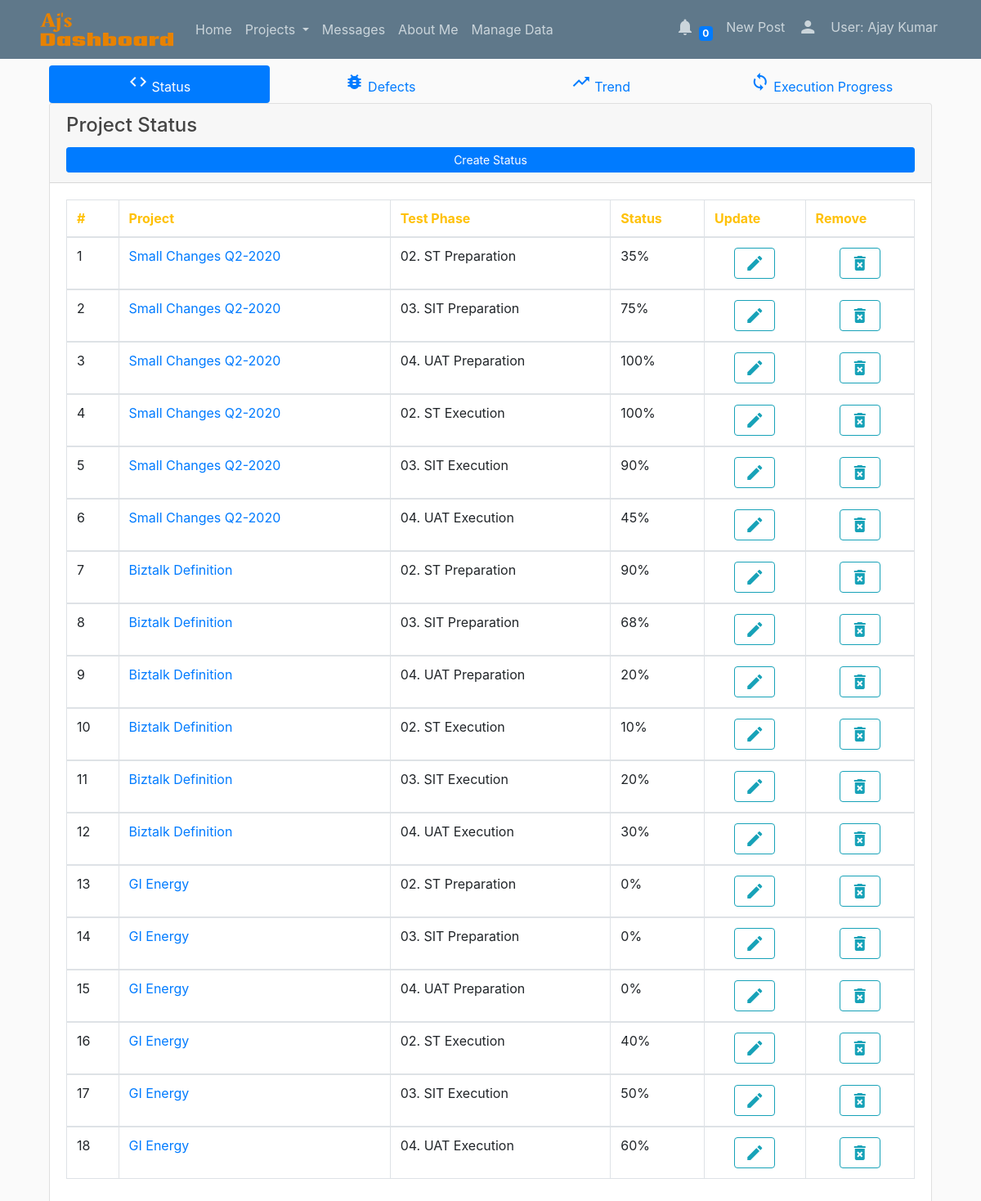
Screenshot of /managedata/ (signed in) with the database file from the repository.
### projectdata/models.py (models this page shows, shortened)
class Projectstatus(models.Model):
    project_name = models.ForeignKey(Project, on_delete=models.CASCADE)
    test_phase = models.ForeignKey(Testphase, on_delete=models.CASCADE)
    completion_status = models.IntegerField()
    text_comments = models.CharField(max_length=29)

class Project(models.Model):
    project_name = models.CharField(max_length=30)
    def __str__(self):
        return self.project_name

class Testphase(models.Model):
    test_phase = models.CharField(max_length=35, blank=False, null=False)
    def __str__(self):
        return self.test_phase

### managedata/views.py (the view)
def index(request):
    obj = Defect.objects.all().order_by('project_name')
    statusobj = Projectstatus.objects.all().order_by('project_name')
    trendobj = Trend.objects.all().order_by('project_name','execution_day')
    progressobj = Testexecution.objects.all()
    template = loader.get_template('managedata/index.html')
    context = {
       'obj': obj,
       'statusobj': statusobj,
       'trendobj': trendobj,
       'progressobj': progressobj
    }
    return HttpResponse(template.render(context, request))

### projectdata/models.py (called while the page is built)
    def __str__(self):
        return self.test_phase

### managedata/templates/managedata/index.html (shortened to what this page needs)
{% extends "blog/base.html" %}
{% block content %}
<div class="container">
    {% if user.is_authenticated %}
    <div class="col-lg-12 col-md-12">
         <div class="nav-tabs-navigation">
             <div class="nav-tabs-wrapper">
                 <ul class="nav nav-pills nav-justified">
                     <li class="nav-item">
                          <a class="nav-link active" href="#Testpreparation" data-toggle="tab">
                          <i class="material-icons">code</i> Status
                          </a>
                        </li>
                     <li class="nav-item">
                          <a class="nav-link" href="#defects" data-toggle="tab">
                            <i class="material-icons">bug_report</i> Defects
                          </a>
                     </li>
                     <li class="nav-item">
                          <a class="nav-link" href="#trend" data-toggle="tab">
                            <i class="material-icons">trending_up</i> Trend
                          </a>
                     </li>
                     <li class="nav-item">
                          <a class="nav-link" href="#progress" data-toggle="tab">
                            <i class="material-icons">sync</i> Execution Progress
                          </a>
                     </li>
                 </ul>
             </div>
         </div>
    </div>
                  <div class="tab-content">
                    <div class="tab-pane active" id="Testpreparation">
                        <div class="col-lg-12 col-md-12">
                            <div class="card">
                                <div class="card-header card-header-warning">
                                  <h4 class="card-title">Project Status</h4>
                                  <a class="btn btn-primary btn-sm btn-block" href="{% url 'create_status' %}">Create Status</a>
                                </div>
                            <div class="card-body table-responsive">
                            <table class="table table-bordered table-hover">
				            	<thead class="text-warning">
            						<th>#</th>
                                    <th>Project</th>
                                    <th>Test Phase</th>
                                    <th scope="col" class="d-none d-sm-table-cell">Status</th>
                                    <th>Update</th>
                                    <th>Remove</th>
                                </thead>
                                <tbody>
                                {% for  status in statusobj %}
                                    <tr>
                                        <td>{{ forloop.counter }} </td>
                                        <td><a class = "mr-2" href="#">{{status.project_name}} </a></td>
                                        <td>{{ status.test_phase}}</td>
                                        <td scope="col" class="d-none d-sm-table-cell">{{status.completion_status}}%</td>
                                        <td><center><a class="btn btn-outline-info" href="{% url 'update_status' status.id %}"><i class="material-icons">edit</i></a></center></td>
                                        <td><center> <a class="btn btn-outline-info" href="{% url 'delete_status' status.id %}"><i class="material-icons">delete_forever</i></a></center></td>
                                    </tr>
                                </tbody>
                                {% endfor %}
                            </table>
                            </div>
                         </div>
                        </div>
                    </div>
    {% endif %}
    </div>
{% endblock content %}

### blog/templates/blog/base.html (shortened to what this page needs)
{% load static %}
<html lang="en">
<head>
    <link rel="stylesheet" href="https://stackpath.bootstrapcdn.com/bootstrap/4.3.1/css/bootstrap.min.css">
    <link rel="stylesheet" type="text/css" href="{% static 'blog/main.css' %}">
    <link rel="stylesheet" href="https://maxcdn.bootstrapcdn.com/font-awesome/latest/css/font-awesome.min.css">
</head>
<body>
 <header class="site-header">
  <nav class="navbar navbar-expand-md navbar-dark bg-steel fixed-top">
    <div class="container">
      <a class="navbar-brand"  href="{% url 'home-page' %}">
         <img src= "{%  static 'projectdata/img/logo.png' %}">
      </a>
      <div class="collapse navbar-collapse" id="navbarToggle">
        <div class="navbar-nav mr-auto">
            {% if user.is_authenticated %}
              <a class="nav-item nav-link" href="{% url 'home-page' %}">Home</a>
              <li class="nav-item dropdown">
                <a class="nav-link dropdown-toggle" href="#" id="navbarDropdown" role="button" data-toggle="dropdown" aria-haspopup="true" aria-expanded="false">
                  Projects
                </a>
              </li>
              <a class="nav-item nav-link" href="{% url 'blog-home' %}">Messages</a>
              <a class="nav-item nav-link" href="{% url 'about-page' %}">About Me</a>
              <a class="nav-item nav-link" href="{% url 'index' %}">Manage Data</a>
            {% else %}
                <a class="nav-item nav-link" href="{% url 'home-page' %}">Home</a>
            {% endif %}
        </div>
        <div class="navbar-nav">
            {% if user.is_authenticated %}
                <li class="nav-item dropdown">
                    <a class="nav-link" href="#" id="navbarDropdownMenuLink" data-toggle="dropdown" aria-haspopup="true" aria-expanded="false">
                      <i class="material-icons">notifications</i>
                      <span class="badge badge-primary">{{len_ntf}}</span>
                    </a>
                  </li>
                <a class="nav-item nav-link" href="{% url 'post-create' %}">New Post</a>
                <li class="nav-item dropdown">
                   <a class="nav-link" href="javascript:;" id="navbarDropdownProfile" data-toggle="dropdown" aria-haspopup="true" aria-expanded="false">
                      <i class="material-icons">person</i>
                    </a>
              </li>
            <a class="nav-item nav-link" > User: {{user.first_name}}</a>
            {% else %}
              <a class="nav-item nav-link" href="{% url 'login' %}">Login</a>
              <a class="nav-item nav-link" href="{% url 'register' %}">Register</a>
            {% endif %}
        </div>
      </div>
    </div>
  </nav>
</header>
 <main role="main" class="container-fluid">
  <div class="row">
    <div class="col-md-12">
      {% block content %}{% endblock %}
    </div>
  </div>
</main>
</body>
</html>

### static/blog/main.css (style rules this page uses)
body { background: #fafafa; color: #333333; margin-top: 5rem; }
h1, h2, h3, h4, h5, h6 { color: #444444; }
ul { margin: 0; }
.bg-steel { background-color: #5f788a; }
.site-header .navbar-nav .nav-link { color: #cbd5db; }

### rows the page displays
Projectstatus: project_name "Small Changes Q2-2020", test_phase "02. ST Preparation", completion_status "35"
Projectstatus: project_name "Small Changes Q2-2020", test_phase "03. SIT Preparation", completion_status "75"
Projectstatus: project_name "Small Changes Q2-2020", test_phase "04. UAT Preparation", completion_status "100"
Projectstatus: project_name "Small Changes Q2-2020", test_phase "02. ST Execution", completion_status "100"
Projectstatus: project_name "Small Changes Q2-2020", test_phase "03. SIT Execution", completion_status "90"
Projectstatus: project_name "Small Changes Q2-2020", test_phase "04. UAT Execution", completion_status "45"
Projectstatus: project_name "Biztalk Definition", test_phase "02. ST Preparation", completion_status "90"
Projectstatus: project_name "Biztalk Definition", test_phase "03. SIT Preparation", completion_status "68"
Projectstatus: project_name "Biztalk Definition", test_phase "04. UAT Preparation", completion_status "20"
Projectstatus: project_name "Biztalk Definition", test_phase "02. ST Execution", completion_status "10"
Projectstatus: project_name "Biztalk Definition", test_phase "03. SIT Execution", completion_status "20"
Projectstatus: project_name "Biztalk Definition", test_phase "04. UAT Execution", completion_status "30"
Projectstatus: project_name "GI Energy", test_phase "02. ST Preparation", completion_status "0"
Projectstatus: project_name "GI Energy", test_phase "03. SIT Preparation", completion_status "0"
Projectstatus: project_name "GI Energy", test_phase "04. UAT Preparation", completion_status "0"
Projectstatus: project_name "GI Energy", test_phase "02. ST Execution", completion_status "40"
Projectstatus: project_name "GI Energy", test_phase "03. SIT Execution", completion_status "50"
Projectstatus: project_name "GI Energy", test_phase "04. UAT Execution", completion_status "60"

### other values shown
{{ len_ntf }} "0"
{{ user.first_name }} "Ajay Kumar"
